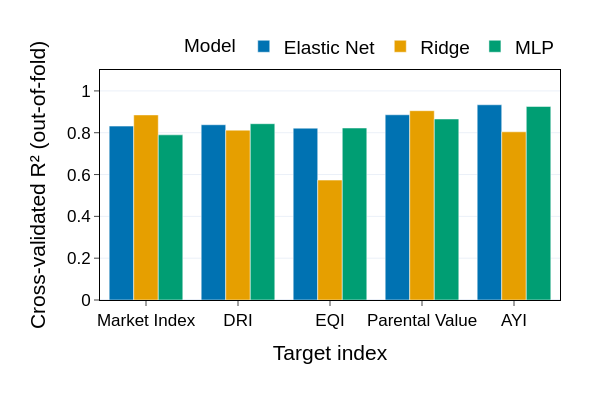

The cell this chart's notebook holds for it:
### Markdown cell above
*Bar plot of the different models performance for each trait*

### Code cell
# Bars compare model families on each target; taller = better predictions.
plot_df = model_comparison.assign(
    Model=model_comparison['model_family'].map(MODEL_NAMES),
    Target=model_comparison['target'].map(TARGET_NAMES),
)
fig = px.bar(
    plot_df,
    x='Target',
    y='cv_r2',
    color='Model',
    barmode='group',
    category_orders={
        'Target': [TARGET_NAMES[t] for t in TARGET_COLS],
        'Model': ['Elastic Net', 'Ridge', 'MLP'],
    },
    color_discrete_sequence=PALETTE,
)
style_figure(fig, width=600, height=400)
fig.update_yaxes(title_text='Cross-validated R\u00b2 (out-of-fold)', range=[0, 1.1], dtick=0.2, tickfont=dict(size=17), title_font=dict(size=21))
fig.update_xaxes(title_text='Target index', tickfont=dict(size=17), title_font=dict(size=21))
fig.update_layout(font=dict(size=19), legend=dict(title=dict(text='Model', font=dict(size=19)), font=dict(size=19), orientation='h', yanchor='bottom', y=1.02, xanchor='right', x=1), margin=dict(l=100, r=40, t=70, b=100))
fig.show(config={'responsive': True})

### Figure 1 — Plotly figure (JSON) as saved in the notebook; plotly's stock layout.template omitted (floating-point values rounded to 4 significant figures)
{"data": [{"alignmentgroup": "True", "hovertemplate": "Model=Elastic Net<br>Target=%{x}<br>cv_r2=%{y}<extra></extra>", "legendgroup": "Elastic Net", "marker": {"color": "#0072B2", "pattern": {"shape": ""}}, "name": "Elastic Net", "offsetgroup": "Elastic Net", "orientation": "v", "showlegend": true, "textposition": "auto", "type": "bar", "x": ["Market Index", "DRI", "EQI", "Parental Value", "AYI"], "xaxis": "x", "y": [0.8317, 0.8382, 0.8218, 0.8858, 0.9337], "yaxis": "y"}, {"alignmentgroup": "True", "hovertemplate": "Model=Ridge<br>Target=%{x}<br>cv_r2=%{y}<extra></extra>", "legendgroup": "Ridge", "marker": {"color": "#E69F00", "pattern": {"shape": ""}}, "name": "Ridge", "offsetgroup": "Ridge", "orientation": "v", "showlegend": true, "textposition": "auto", "type": "bar", "x": ["Market Index", "DRI", "EQI", "Parental Value", "AYI"], "xaxis": "x", "y": [0.8852, 0.8123, 0.5735, 0.9053, 0.8044], "yaxis": "y"}, {"alignmentgroup": "True", "hovertemplate": "Model=MLP<br>Target=%{x}<br>cv_r2=%{y}<extra></extra>", "legendgroup": "MLP", "marker": {"color": "#009E73", "pattern": {"shape": ""}}, "name": "MLP", "offsetgroup": "MLP", "orientation": "v", "showlegend": true, "textposition": "auto", "type": "bar", "x": ["Market Index", "DRI", "EQI", "Parental Value", "AYI"], "xaxis": "x", "y": [0.7899, 0.8431, 0.8226, 0.8658, 0.9256], "yaxis": "y"}], "layout": {"barmode": "group", "font": {"color": "black", "family": "Arial", "size": 19}, "height": 400, "legend": {"font": {"size": 19}, "orientation": "h", "title": {"font": {"size": 19}, "text": "Model"}, "tracegroupgap": 0, "x": 1, "xanchor": "right", "y": 1.02, "yanchor": "bottom"}, "margin": {"b": 100, "l": 100, "r": 40, "t": 70}, "title": {}, "width": 600, "xaxis": {"anchor": "y", "categoryarray": ["Market Index", "DRI", "EQI", "Parental Value", "AYI"], "categoryorder": "array", "domain": [0.0, 1.0], "linecolor": "black", "mirror": true, "showline": true, "tickfont": {"color": "black", "size": 17}, "ticks": "outside", "title": {"font": {"color": "black", "size": 21}, "text": "Target index"}}, "yaxis": {"anchor": "x", "domain": [0.0, 1.0], "dtick": 0.2, "linecolor": "black", "mirror": true, "range": [0, 1.1], "showline": true, "tickfont": {"color": "black", "size": 17}, "ticks": "outside", "title": {"font": {"color": "black", "size": 21}, "text": "Cross-validated R² (out-of-fold)"}}}}
